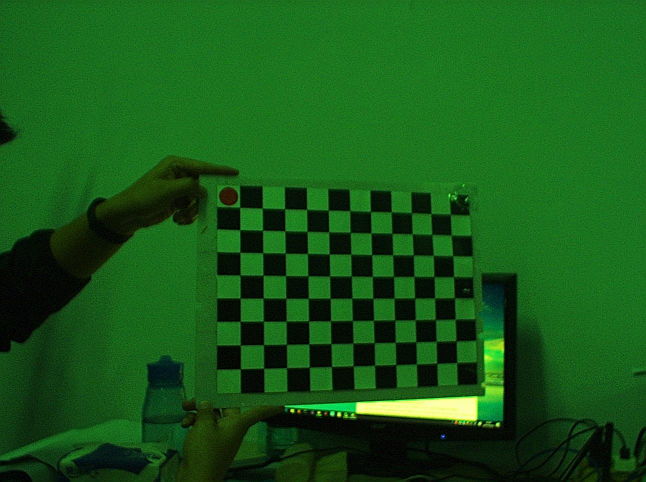
//> input picture opencvtest/image/image10.jpg, 1292 x 964 px, given in place of image.jpg, which was not available (shown at 1/2 size)
$ ./surfclass   (built with g++ and OpenCV 4)
//> lines starting //> are read from the running program, lines starting //| are printed output that depends on the picture; pictures that were not available may be replaced by others from this repository, and a replacement may not be noted
#include "stdafx.h"
#include "stdio.h"
#include "conio.h"
#include <stdio.h>
#include <iostream>
#include "opencv2/core.hpp"
#include "opencv2/imgproc.hpp"
#include "opencv2/features2d.hpp"
#include "opencv2/highgui.hpp"
#include "opencv2/calib3d.hpp"
#include "opencv2/xfeatures2d.hpp"
using namespace cv;
using namespace cv::xfeatures2d;
using namespace std;
/* @function main */
bool isRotationMatrix(Mat &R)
{
	Mat Rt;
	transpose(R, Rt);
	Mat shouldBeIdentity = Rt * R;
	Mat I = Mat::eye(3, 3, shouldBeIdentity.type());

	return  norm(I, shouldBeIdentity) < 1e-6;

}

// Calculates rotation matrix to euler angles
// The result is the same as MATLAB except the order
// of the euler angles ( x and z are swapped ).
Vec3f rotationMatrixToEulerAngles(Mat &R)
{

	assert(isRotationMatrix(R));

	float sy = sqrt(R.at<double>(0, 0) * R.at<double>(0, 0) + R.at<double>(1, 0) * R.at<double>(1, 0));

	bool singular = sy < 1e-6; // If

	float x, y, z;
	if (!singular)
	{
		x = atan2(R.at<double>(2, 1), R.at<double>(2, 2));
		y = atan2(-R.at<double>(2, 0), sy);
		z = atan2(R.at<double>(1, 0), R.at<double>(0, 0));
	}
	else
	{
		x = atan2(-R.at<double>(1, 2), R.at<double>(1, 1));
		y = atan2(-R.at<double>(2, 0), sy);
		z = 0;
	}
	return Vec3f(x, y, z);
}
int main(int argc, char** argv)
{

	Mat img_object = imread("../image.jpg", IMREAD_GRAYSCALE);
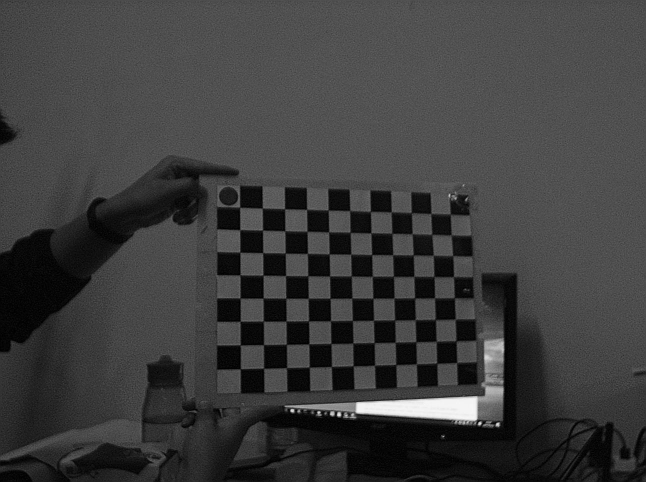
//> img_object: 964 rows x 1292 cols, CV_8UC1 (shown at 1/2 size); min 0, max 249, mean 61.1
	Mat img_scene = imread("../image2.jpg", IMREAD_GRAYSCALE);
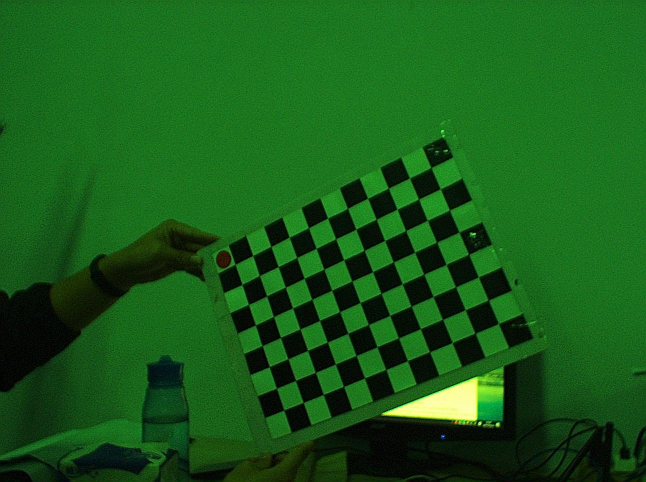
//> input picture opencvtest/image/image2.jpg, 1292 x 964 px (shown at 1/2 size)
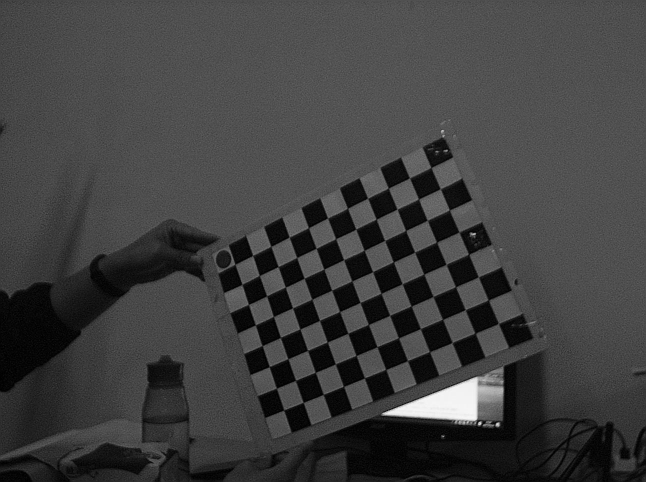
//> img_scene: 964 rows x 1292 cols, CV_8UC1 (shown at 1/2 size); min 0, max 255, mean 63.6

	//-- Step 1: Detect the keypoints and extract descriptors using SURF
	int minHessian = 400;
	//	Ptr<SURF> detector = SURF::create(minHessian, 4, 3, false, false);
//> (the run ends here: the program stops with an error, at `Ptr<SURF> detector = SURF::create(minHessian);`)
